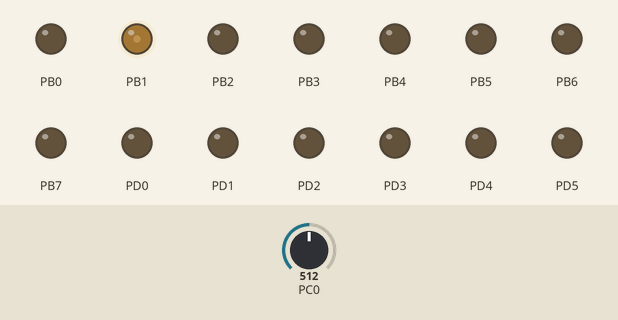
Recording of a program running on a simulated ATmega328P, built with avr-gcc and emulated at 16 MHz. Shown: output pins drawn as LEDs (lit = HIGH). The test bench sets the inputs (shaded band); at power-on: PC0 = 512.

Above: at 1.2 s.
1.3 s: PC0 set to 532
At 1.65 s:
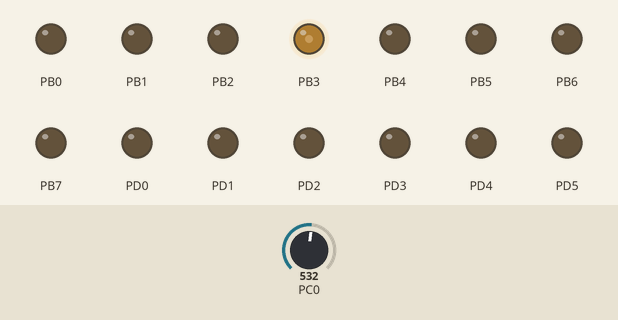
At 2.86 s:
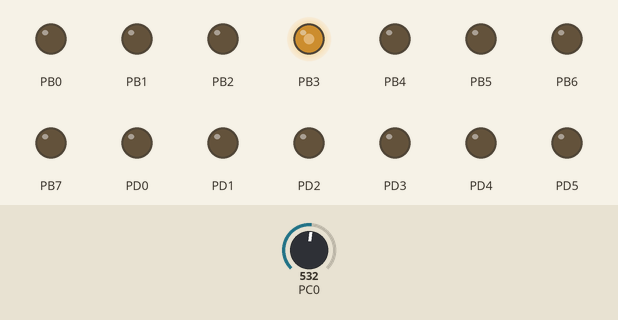
4.3 s: PC0 set to 511
At 4.67 s:
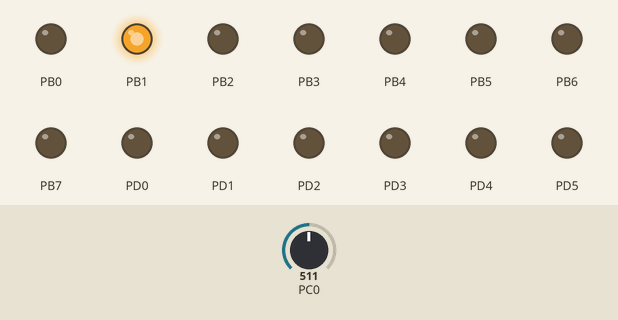
10.3 s: PC0 set to 716
Timing chart, 0 to 22.3 s (numbered marks = the images above; inputs shaded):
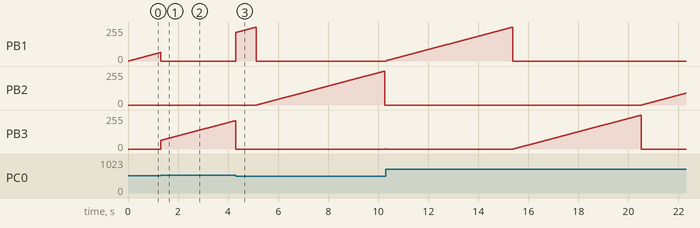

Measured:
- the behaviour switches between 515 and 516 on PC0 (found by bisection; images 0 and 1)
- after the input at 1.3 s, PB3: moves from 0/255 to 213/255 over 3.0 s, starting at once
- by itself, PB1: rises from 0/255 to 254/255 in 5.0 s, then falls to 0/255 in 0.02 s

The program:

main.c
```c
/*
 * Lab 8.c
 *
 * Created: 10/18/2021 3:14:36 PM
 * Author : hp
 */

#include <avr/io.h>


#include <avr/io.h>
#define F_CPU 16000000UL
#include <util/delay.h>
#include <avr/interrupt.h>

#define TRIGPOINT 128

int inc = 0;
int current_led = 1;
int reversed = 0;
int prev_adch = 0;

int main(void){
	cli();

	DDRD = 0xFF;
	DDRB = 0xFF;
	DDRC = 0x00;
	//add your codes

	//Enable interrupt
	EIMSK = 0b00000001;
	EICRA = 0b00000011;

	TCCR1A |= (1<<WGM10) | (1<<COM1A1) | (1<<COM1B1);
	TCCR1B |= (1<<WGM12) | (1<<CS10);
	TCCR2A |= (1<<COM2A1) | (1<<WGM21) | (1<<WGM20);
	TCCR2B |= (1<<CS20);

	// Select ADC0 as ADC input
	ADMUX = 0b00000000;
	// Use AVCC as reference with external capacitor
	ADMUX |= (0<<REFS1)|(1<<REFS0);
	// Configure ADC to be left justified
	ADMUX |= (1<<ADLAR);
	// Enable the ADC and set the prescaler to max value (128)
	ADCSRA = 0b10000111;

	sei();

	while(1){

		// Start an ADC conversion by setting ADSC bit (bit 6)
		ADCSRA = ADCSRA | (1 << ADSC);

		// Wait until the ADSC bit has been cleared
		while(ADCSRA & (1 << ADSC));

		if(ADCH <= TRIGPOINT)
		{
			// Original Sequence Order

			if(current_led == 1){
				// LED 1
				OCR1A = inc;
				OCR1B = 0;
				OCR2A = 0;
				_delay_ms(20);
				inc += 1;

				if(inc >= 255){
					inc = 0;
					OCR1A = 0;
					current_led = 2;
				}
				}else if(current_led == 2){
				// LED 2
				OCR1A = 0;
				OCR1B = inc;
				OCR2A = 0;
				_delay_ms(20);
				inc += 1;

				if(inc >= 255){
					inc = 0;
					OCR1B = 0;
					current_led = 3;
				}
				}else if(current_led == 3){
				// LED 3
				OCR1A = 0;
				OCR1B = 0;
				OCR2A = inc;
				_delay_ms(20);
				inc += 1;

				if(inc >= 255){
					inc = 0;
					OCR2A = 0;
					current_led = 1;
				}
			}
		}
		else if(ADCH > TRIGPOINT){
			// Reverse Sequence Order
			if(current_led == 1){
				// LED 1
				OCR1A = 0;
				OCR1B = 0;
				OCR2A = inc;
				_delay_ms(20);
				inc += 1;

				if(inc >= 255){
					inc = 0;
					OCR2A = 0;
					current_led = 2;
				}
				}else if(current_led == 2){
				// LED 2
				OCR1A = 0;
				OCR1B = inc;
				OCR2A = 0;
				_delay_ms(20);
				inc += 1;

				if(inc >= 255){
					inc = 0;
					OCR1B = 0;
					current_led = 3;
				}
				}else if(current_led == 3){
				// LED 3
				OCR1A = inc;
				OCR1B = 0;
				OCR2A = 0;
				_delay_ms(20);
				inc += 1;

				if(inc >= 255){
					inc = 0;
					OCR1A = 0;
					current_led = 1;
				}
			}
		}


	}
}

//The interrupt service routine are written inside
ISR(INT0_vect){
	cli();

	//your interrupt service routine
	int i=0;
	for(i=0;i<2;i++){
		OCR1A = 0xFF;
		OCR1B = 0xFF;
		OCR2A = 0xFF;
		_delay_ms(200);
		OCR1A = 0;
		OCR1B = 0;
		OCR2A = 0;
		_delay_ms(200);
	}
}

ISR(TIMER1_COMPA_vect){
	PORTB ^= 0xFF;
}
```
